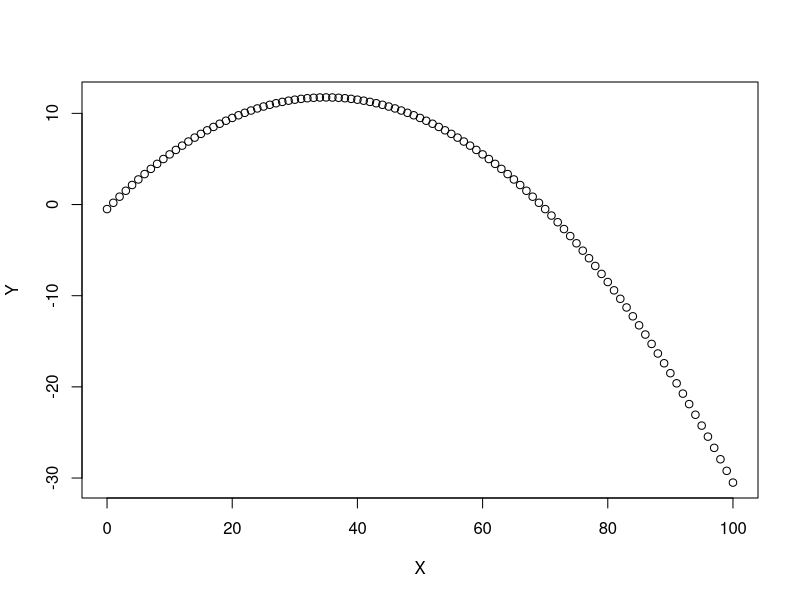
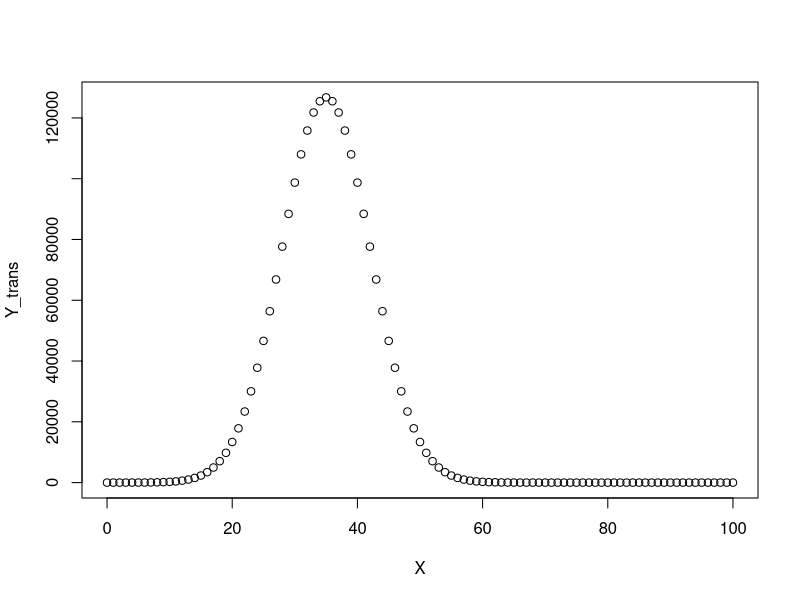
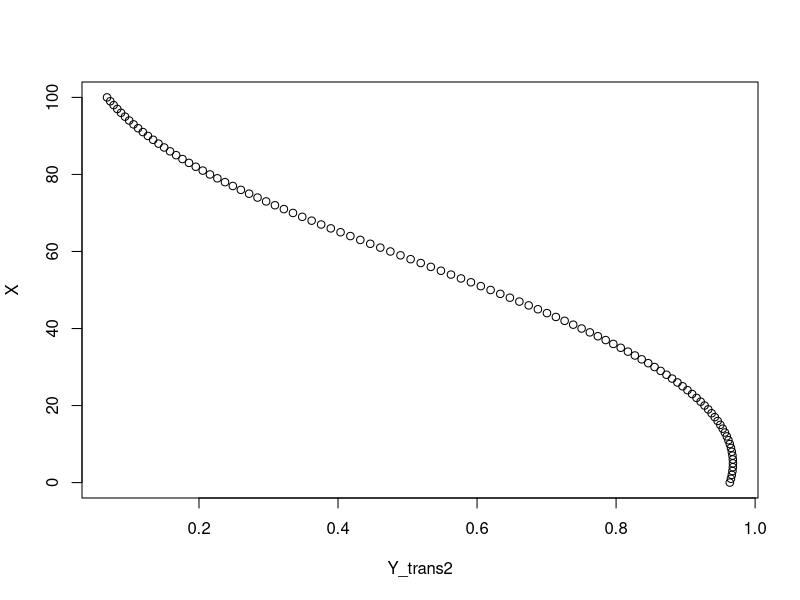
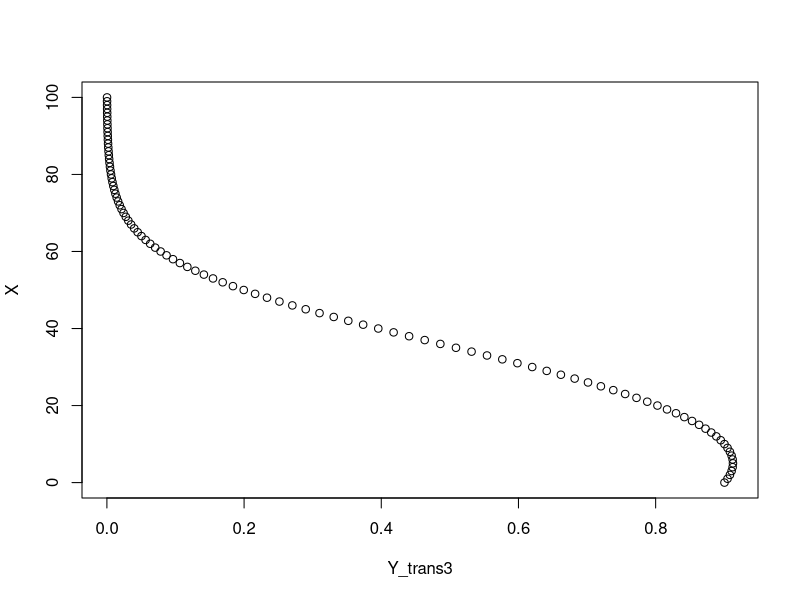
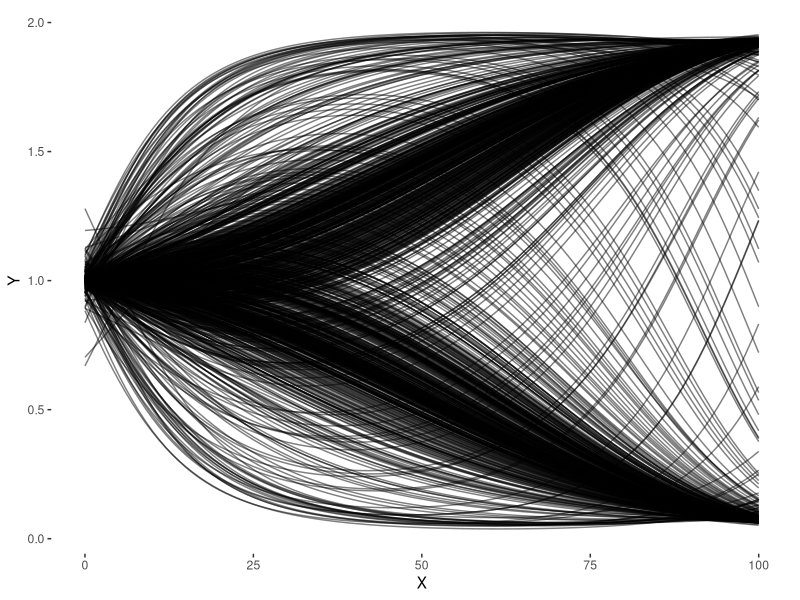

R code for these plots, in order:
# test for how to generate random polynomials

int <- -.5
cov1 <- .7
cov2 <- -.01

X <- 0:100

Y <- int + cov1*X + cov2*(X^2)

Y_trans <- exp(int + cov1*X + cov2*(X^2))

plot(X,Y)

plot(X,Y_trans)

int <- -.2
cov1 <- .01
cov2 <- -.001
X_out <- int + cov1*X + cov2*(X^2)
de_X_out <- X_out/sd(X_out)
Y_trans2 <- 2*plogis(de_X_out)
Y_trans3 <- 2*plogis(X_out)
plot(Y_trans2,X)
plot(Y_trans3,X)

# simulate some of these bad boys
require(dplyr)
all_out <- lapply(1:1000, function(i) {
  int <- runif(1,-.3,.3)
  cov1 <- runif(1,-.3,.3)
  cov2 <- runif(1,-.01,.01)
  
  X_out <- int + cov1*X + cov2*(X^2)
  X_out <- X_out/sd(X_out)
  return(tibble(X=X,
                Y=2*plogis(X_out),
                iter=i))
}) %>% bind_rows

require(ggplot2)

all_out %>% 
  ggplot(aes(y=Y,x=X)) +
  geom_line(aes(group=iter),
            alpha=0.5) +
  theme(panel.background = element_blank())
